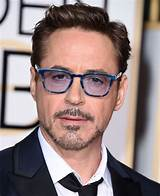
//> input picture cpp/input_images/004_29776ffe.jpg, 160 x 196 px; its folder holds 4 pictures in this run
$ ./run_test   (built with g++ and OpenCV 4)
//> lines starting //> are read from the running program, lines starting //| are printed output that depends on the picture
### cpp/image_helper.h
    // image_helper.h

#ifndef IMAGE_HELPER_H
#define IMAGE_HELPER_H

#include <opencv2/opencv.hpp>
#include <vector>

struct Pixel {
    uchar r, g, b;
};

std::vector<std::pair<Pixel, int>> compress(const cv::Mat& image);
cv::Mat decompress(const std::vector<std::pair<Pixel, int>>& compressed, int rows, int cols);

#endif // IMAGE_HELPER_H

### cpp/image_helper.cpp
#include "image_helper.h"
#include <opencv2/opencv.hpp>
#include <chrono>
#include <iostream>

using namespace std;
using namespace cv;

vector<pair<Pixel, int>> compress(const Mat& image) {
    cout << "Compressing image...\n";
    vector<pair<Pixel, int>> compressed;
    auto start = chrono::high_resolution_clock::now();

    Pixel prev = {image.at<Vec3b>(0, 0)[0], image.at<Vec3b>(0, 0)[1], image.at<Vec3b>(0, 0)[2]};
    int count = 1;

    for (int i = 0; i < image.rows; ++i) {
        for (int j = 0; j < image.cols; ++j) {
            Pixel current = {image.at<Vec3b>(i, j)[0], image.at<Vec3b>(i, j)[1], image.at<Vec3b>(i, j)[2]};
            if (current.r == prev.r && current.g == prev.g && current.b == prev.b && count < 255) {
                ++count;
            } else {
                compressed.emplace_back(prev, count);
                prev = current;
                count = 1;
            }
        }
    }
    compressed.emplace_back(prev, count);

    auto end = chrono::high_resolution_clock::now();
    cout << "Compression time: " << chrono::duration<double>(end - start).count() << " seconds\n";
    return compressed;
}

Mat decompress(const vector<pair<Pixel, int>>& compressed, int rows, int cols) {
    Mat decompressed(rows, cols, CV_8UC3);
    auto start = chrono::high_resolution_clock::now();

    int index = 0;
    for (const auto& [pixel, count] : compressed) {
        for (int i = 0; i < count; ++i) {
            int row = index / cols;
            int col = index % cols;
            decompressed.at<Vec3b>(row, col) = Vec3b(pixel.r, pixel.g, pixel.b);
            ++index;
        }
    }

    auto end = chrono::high_resolution_clock::now();
    cout << "Decompression time: " << chrono::duration<double>(end - start).count() << " seconds\n";
    return decompressed;
}

### cpp/run_test.cpp
#include "image_helper.h"
#include <opencv2/opencv.hpp>
#include <iostream>
#include <fstream>
#include <filesystem>

using namespace std;
using namespace cv;

void run_tests(const string& input_folder, const string& compressed_folder, const string& decompressed_folder) {
//> called with input_folder = "input_images", compressed_folder = "compressed_images", decompressed_folder = "decompressed_images"
    double total_compress_time = 0, total_decompress_time = 0;
    cout << "Running tests...\n";
    for (const auto& entry : filesystem::directory_iterator(input_folder)) {
        string filename = entry.path().filename().string();
        Mat image = imread(entry.path().string(), IMREAD_COLOR);
//> image is the input picture: 196 rows x 160 cols, CV_8UC3; mean B, G, R 126.5, 127.8, 146.1
        cout << "Processing image: " << filename << endl;
        auto compressed = compress(image);
//> after the loop in compress, `for (int i = 0; i < image.rows; ++i)`: count = 1; compressed = 29582 items
//> in compress, `compressed.emplace_back(prev, count);`: compressed = 29583 items
//> compressed = 29583 items
        ofstream out(compressed_folder + "/" + filename + ".myimg", ios::binary);
        for (const auto& [pixel, count] : compressed) {
            out.write(reinterpret_cast<const char*>(&pixel), sizeof(Pixel));
            out.write(reinterpret_cast<const char*>(&count), sizeof(int));
        }
        out.close();

        Mat decompressed = decompress(compressed, image.rows, image.cols);
//> the loop in decompress, `for (const auto& [pixel, count] : compressed)` made 29583 passes
//> index on passes 1 to 3: 2, 3, 4
//> after the loop in decompress, `for (const auto& [pixel, count] : compressed)`:
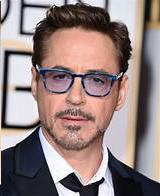
//> decompressed: 196 rows x 160 cols, CV_8UC3; mean B, G, R 126.5, 127.8, 146.2
//> after the loop in decompress, `for (const auto& [pixel, count] : compressed)`: index = 31361
        imwrite(decompressed_folder + "/" + filename, decompressed);

        cout << "Image: " << filename << endl;
        cout << "Compression Time: " << compressed.size() << " pixels, " << total_compress_time << " seconds" << endl;
//| Compression Time: 29583 pixels, 0 seconds
        cout << "Decompression Time: " << decompressed.rows * decompressed.cols << " pixels, " << total_decompress_time << " seconds" << endl;
//| Decompression Time: 31360 pixels, 0 seconds
        cout << "Compression Ratio: " << (double)compressed.size() / (double)(decompressed.rows * decompressed.cols) << endl;
//| Compression Ratio: 0.943335
    }
//> pass 2 of the loop in run_tests, `for (const auto& entry : filesystem::directory_iterator(input_folder))`:
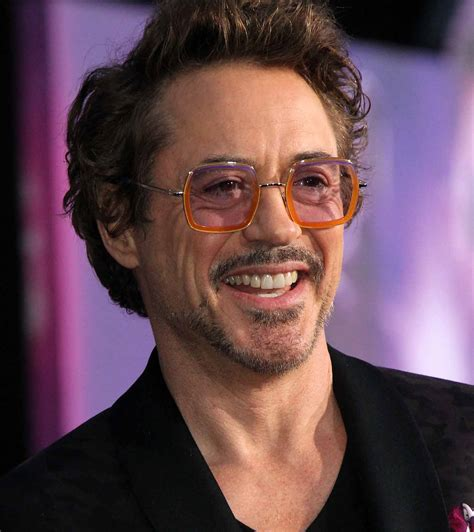
//> input picture cpp/input_images/006_c26122bd.jpg, 474 x 532 px
//> in run_tests, image is the input picture: 532 rows x 474 cols, CV_8UC3; mean B, G, R 81, 71.7, 99.7
//> the loop in compress (call 2), `for (int i = 0; i < image.rows; ++i)` made 532 passes
//> in run_tests, `auto compressed = compress(image);`: compressed = 207620 items
//> the loop in decompress (call 2), `for (const auto& [pixel, count] : compressed)` made 207620 passes
//> index on passes 1 to 3: 3, 4, 7
//> after the loop in decompress (call 2), `for (const auto& [pixel, count] : compressed)`:
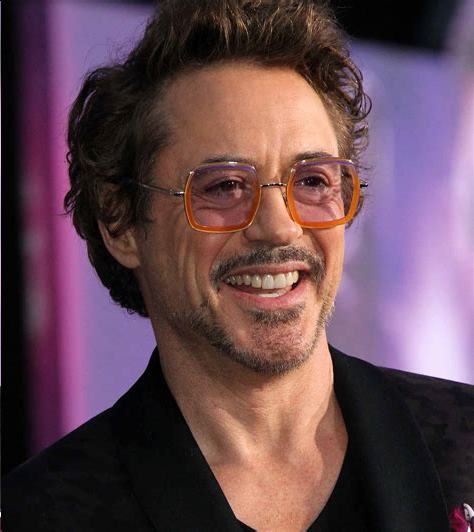
//> decompressed: 532 rows x 474 cols, CV_8UC3; mean B, G, R 81, 71.7, 99.7
//> after the loop in decompress (call 2), `for (const auto& [pixel, count] : compressed)`: index = 252169
//| Compression Time: 207620 pixels, 0 seconds
//| Decompression Time: 252168 pixels, 0 seconds
//| Compression Ratio: 0.82334
}

int main() {
    fprintf(stderr, "Running tests...\n");
    run_tests("input_images", "compressed_images", "decompressed_images");
    return 0;
}
